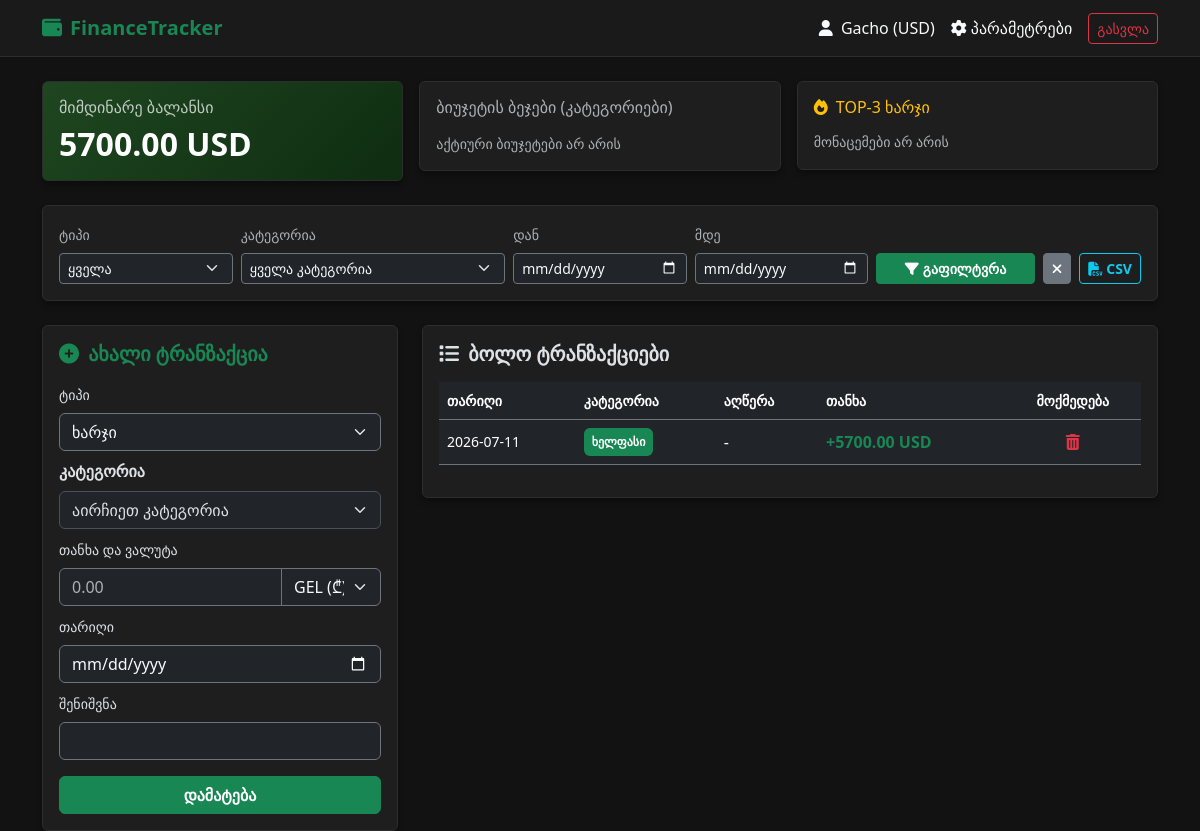
Screenshot of /dashboard?category_id=1 (signed in) with the database file from the repository.
### models/user.py (models this page shows)
class User(UserMixin, db.Model):
    __tablename__ = 'users'
    id = db.Column(db.Integer, primary_key=True)
    username = db.Column(db.String(150), unique=True, nullable=False)
    email = db.Column(db.String(150), unique=True, nullable=False)
    password_hash = db.Column(db.String(256), nullable=False)
    currency = db.Column(db.String(3), default="GEL") # GEL, USD, EUR, GBP
    created_at = db.Column(db.DateTime, default=datetime.utcnow)
    is_admin=db.Column(db.Boolean,default=False)
    categories = db.relationship('Category', backref='user', lazy=True,cascade="all, delete-orphan")
    transactions = db.relationship('Transaction', backref='user', lazy=True,cascade="all, delete-orphan")
    budgets = db.relationship('Budget', backref='user', lazy=True,cascade="all, delete-orphan")

### models/transaction.py (models this page shows)
class Transaction(db.Model):
    __tablename__ = 'transactions'
    id = db.Column(db.Integer, primary_key=True)
    user_id = db.Column(db.Integer, db.ForeignKey('users.id'), nullable=False)
    category_id = db.Column(db.Integer, db.ForeignKey('categories.id'), nullable=False)
    amount = db.Column(db.Float, nullable=False)
    type = db.Column(db.String(10), nullable=False) # 'income' ან 'expense'
    description = db.Column(db.String(255), nullable=True)
    date = db.Column(db.Date, default=datetime.utcnow().date, nullable=False)
    deleted_at = db.Column(db.DateTime, nullable=True)

### models/category.py (models this page shows)
class Category(db.Model):
    __tablename__ = 'categories'
    id = db.Column(db.Integer, primary_key=True)
    user_id = db.Column(db.Integer, db.ForeignKey('users.id'), nullable=False)
    name = db.Column(db.String(100), nullable=False)
    type = db.Column(db.String(10), nullable=False) # 'income' ან 'expense'
    color = db.Column(db.String(7), default="#000000") # HEX კოდი ვიზუალიზაციისთვის (მაგ. #FF5733)
    transactions = db.relationship('Transaction', backref='category', lazy=True,cascade="all, delete-orphan")
    budgets = db.relationship('Budget', backref='category', lazy=True,cascade="all, delete-orphan")

### routes/dashboard.py (the view)
@dashboard_bp.route('/dashboard', methods=['GET'])
@custom_login_required
def index():
    user_categories = Category.query.filter_by(user_id=current_user.id).all()
    query = Transaction.query.filter_by(user_id=current_user.id, deleted_at=None)
    tx_type = request.args.get('type')
    category_id = request.args.get('category_id')
    start_date = request.args.get('start_date')
    end_date = request.args.get('end_date')
    if tx_type:
        query = query.filter_by(type=tx_type)
    if category_id:
        query = query.filter_by(category_id=category_id)
    if start_date:
        query = query.filter(Transaction.date >= datetime.strptime(start_date, '%Y-%m-%d').date())
    if end_date:
        query = query.filter(Transaction.date <= datetime.strptime(end_date, '%Y-%m-%d').date())
    page=request.args.get('page',1,type=int)
    pagination=query.order_by(Transaction.date.desc()).paginate(page=page,per_page=10,error_out=False)
    transactions=pagination.items
    converter = CurrencyConverter()
    user_currency = current_user.currency or "GEL"
    total_income = 0
    total_expense = 0
    for t in transactions:
        t.display_amount = perform_conversion(t.amount, "GEL", user_currency)
        if t.type == 'income':
            total_income += t.display_amount
        elif t.type == 'expense':
            total_expense += t.display_amount
    balance = round(total_income - total_expense, 2)
    expense_totals = {}
    for t in transactions:
        if t.type == 'expense':
            expense_totals[t.category.name] = expense_totals.get(t.category.name, 0) + t.display_amount
    top_3_expenses = sorted(expense_totals.items(), key=lambda x: x[1], reverse=True)[:3]
    budget_badges = {}
    for cat in user_categories:
        if cat.type == 'expense':
            status = check_budget_status(current_user.id, cat.id)
            if status.get("budget_amount", 0) > 0:
                budget_badges[cat.name] = status
    return render_template(
        'dashboard.html',
        transactions=transactions,
        balance=balance,
        top_3=top_3_expenses,
        budget_badges=budget_badges,
        categories=user_categories,
        user_currency=user_currency,
        pagination=pagination
    )

### app.py (called while the page is built)
def create_app():
    app = Flask(__name__)
    app.config.from_object(Config)
    db.init_app(app)
    login_manager.init_app(app)
    login_manager.login_view = 'auth.login'
    @login_manager.user_loader
    def load_user(user_id):
        return User.query.get(int(user_id))
    app.register_blueprint(api_bp)
    app.register_blueprint(auth_bp)
    app.register_blueprint(dashboard_bp)
    app.register_blueprint(finance_bp)
    app.register_blueprint(admin_bp)
    app.register_blueprint(settings_bp)
    app.register_blueprint(category_bp)
    @app.route('/')
    def home():
        return redirect(url_for('auth.login'))
    with app.app_context():
        db.create_all()
    @app.errorhandler(404)
    def page_not_found(e):
        return render_template('404.html'),404
    @app.errorhandler(500)
    def page_not_found(e):
        return render_template('500.html'),500
    return app

### helpers.py (called while the page is built, shortened)
def check_budget_status(user_id, category_id, target_date=None):
    if not target_date:
        target_date = datetime.now()
    current_month = target_date.month
    current_year = target_date.year
    budget = Budget.query.filter_by(
        user_id=user_id,
        category_id=category_id,
        month=current_month,
        year=current_year
    ).first()
    if not budget:
        return {"warning": False, "percentage": 0}

def custom_login_required(f):
    @wraps(f)
    def decorated_function(*args, **kwargs):
        if not current_user.is_authenticated:
            if request.path.startswith('/api/'):
                return jsonify({"error": "Unauthorized. Please log in."}), 401
            flash('გთხოვთ გაიაროთ ავტორიზაცია.', 'warning')
            return redirect(url_for('auth.login'))
        return f(*args, **kwargs)
    return decorated_function

### models/currency_cache.py (called while the page is built)
    @classmethod
    def get_valid_cache(cls, base="GEL"):
        one_hour_ago = datetime.utcnow() - timedelta(hours=1)
        return cls.query.filter(
            cls.base_currency == base,
            cls.updated_at >= one_hour_ago
        ).first()

### templates/dashboard.html (shortened to what this page needs)
{% extends 'base.html' %} {% block content %}
<div class="row g-3 mb-4">
  <div class="col-md-4">
    <div
      class="card p-3 text-white {% if balance >= 0 %}gradient-income{% else %}gradient-expense{% endif %}"
    >
      <h6 class="text-uppercase text-light opacity-75">მიმდინარე ბალანსი</h6>
      <h2 class="fw-bold m-0">
        {{ "%.2f"|format(balance) }} {{ user_currency }}
      </h2>
    </div>
  </div>
  <div class="col-md-4">
    <div class="card p-3">
      <h6 class="text-uppercase text-muted">ბიუჯეტის ბეჯები (კატეგორიები)</h6>
      <div class="d-flex flex-wrap gap-1 mt-2">
        {% for cat_name, status in budget_badges.items() %}
        <span
          class="badge {% if status.warning %}bg-danger text-white{% else %}bg-secondary text-light{% endif %} p-2"
        >
          {{ cat_name }}: {{ status.percentage }}%
        </span>
        {% else %}
        <small class="text-muted">აქტიური ბიუჯეტები არ არის</small>
        {% endfor %}
      </div>
    </div>
  </div>
  <div class="col-md-4">
    <div class="card p-3">
      <h6 class="text-uppercase text-warning">
        <i class="fa-solid fa-fire me-1"></i> Top-3 ხარჯი
      </h6>
      <ul class="list-unstyled m-0 pt-1">
        {% for name, amount in top_3 %}
        <li
          class="d-flex justify-content-between border-bottom border-secondary py-1"
        >
          <span>{{ name }}</span>
          <span class="fw-bold text-danger"
            >-{{ "%.2f"|format(amount) }} {{ user_currency }}</span
          >
        </li>
        {% else %}
        <small class="text-muted">მონაცემები არ არის</small>
        {% endfor %}
      </ul>
    </div>
  </div>
</div>
<div class="card p-3 mb-4">
  <form method="GET" action="/dashboard" class="row g-2 align-items-end">
    <div class="col-md-2">
      <label class="form-label small text-muted">ტიპი</label>
      <select
        name="type"
        class="form-select form-select-sm bg-dark text-light border-secondary"
      >
        <option value="">ყველა</option>
      </select>
    </div>
    <div class="col-md-3">
      <label class="form-label small text-muted">კატეგორია</label>
      <select
        name="category_id"
        class="form-select form-select-sm bg-dark text-light border-secondary"
      >
        <option value="">ყველა კატეგორია</option>
      </select>
    </div>
    <div class="col-md-2">
      <label class="form-label small text-muted">დან</label>
      <input
        type="date"
        name="start_date"
        class="form-control form-control-sm bg-dark text-light border-secondary"
      />
    </div>
    <div class="col-md-2">
      <label class="form-label small text-muted">მდე</label>
      <input
        type="date"
        name="end_date"
        class="form-control form-control-sm bg-dark text-light border-secondary"
      />
    </div>
    <div class="col-md-3 d-flex gap-2">
      <button type="submit" class="btn btn-success btn-sm flex-grow-1 fw-bold">
        <i class="fa-solid fa-filter me-1"></i>გაფილტვრა
      </button>
      {% if request.args.get('type') or request.args.get('category_id') or
      request.args.get('start_date') or request.args.get('end_date') %}
      <a
        href="{{ url_for('dashboard.index') }}"
        class="btn btn-secondary btn-sm fw-bold"
        title="ფილტრის გასუფთავება"
      >
        <i class="fa-solid fa-xmark"></i>
      </a>
      {% endif %}
      <a
        href="/dashboard/export/csv"
        class="btn btn-outline-info btn-sm fw-bold"
      >
        <i class="fa-solid fa-file-csv me-1"></i>CSV
      </a>
    </div>
  </form>
</div>
<div class="row g-4">
  <div class="col-md-4">
    <div class="card p-3">
      <h5 class="mb-3 text-success fw-bold">
        <i class="fa-solid fa-plus-circle me-1"></i> ახალი ტრანზაქცია
      </h5>
      <form action="/transaction/add" method="POST">
        <div class="mb-2">
          <label class="form-label small">ტიპი</label>
          <select
            name="type"
            class="form-select bg-dark text-light border-secondary"
            required
          >
            <option value="expense">ხარჯი</option>
          </select>
        </div>
        <div class="mb-2">
          <label class="form-label fw-bold">კატეგორია</label>
          <select
            name="category_id"
            id="txCategorySelect"
            class="form-select"
            required
          >
            <option value="" disabled selected>აირჩიეთ კატეგორია</option>
          </select>
        </div>
        <div class="mb-2">
          <label class="form-label small">თანხა და ვალუტა</label>
          <div class="input-group">
            <input
              type="number"
              step="0.01"
              name="amount"
              class="form-control bg-dark text-light border-secondary"
              placeholder="0.00"
              required
            />
            <select
              name="tx_currency"
              class="form-select bg-dark text-light border-secondary"
              style="max-width: 100px"
            >
              <option value="GEL">GEL (₾)</option>
            </select>
          </div>
        </div>
        <div class="mb-2">
          <label class="form-label small">თარიღი</label>
          <input
            type="date"
            name="date"
            class="form-control bg-dark text-light border-secondary"
          />
        </div>
        <div class="mb-3">
          <label class="form-label small">შენიშვნა</label>
          <input
            type="text"
            name="description"
            class="form-control bg-dark text-light border-secondary"
          />
        </div>
        <button type="submit" class="btn btn-success w-100 fw-bold">
          დამატება
        </button>
      </form>
    </div>
  </div>
  <div class="col-md-8">
    <div class="card p-3">
      <h5 class="mb-3 fw-bold">
        <i class="fa-solid fa-list me-1"></i> ბოლო ტრანზაქციები
      </h5>
      <div class="table-responsive">
        <table class="table table-dark table-hover align-middle">
          <thead>
            <tr class="text-muted small border-secondary">
              <th>თარიღი</th>
              <th>კატეგორია</th>
              <th>აღწერა</th>
              <th>თანხა</th>
              <th class="text-center">მოქმედება</th>
            </tr>
          </thead>
          <tbody>
            {% for tx in transactions %}
            <tr class="border-secondary">
              <td class="small">{{ tx.date.strftime('%Y-%m-%d') }}</td>
              <td>
                <span
                  class="badge bg-opacity-25 p-2"
                  style="background-color: {{ tx.category.color }}; color: #fff;"
                >
                  {{ tx.category.name }}
                </span>
              </td>
              <td class="text-truncate" style="max-width: 150px">
                {{ tx.description or '-' }}
              </td>
              <td
                class="fw-bold {% if tx.type == 'income' %}text-success{% else %}text-danger{% endif %}"
              >
                {% if tx.type == 'income' %}+{% else %}-{% endif %}{{
                "%.2f"|format(tx.display_amount) }} {{ user_currency }}
              </td>
              <td class="text-center">
                <form
                  action="/transaction/delete/{{ tx.id }}"
                  method="POST"
                  onsubmit="return confirm('დარწმუნებული ხარ?');"
                >
                  <button type="submit" class="btn btn-link text-danger p-0">
                    <i class="fa-solid fa-trash-can"></i>
                  </button>
                </form>
              </td>
            </tr>
            {% else %}
            <tr>
              <td colspan="5" class="text-center text-muted py-4">
                ტრანზაქციები არ მოიძებნა
              </td>
            </tr>
            {% endfor %}
          </tbody>
        </table>
      </div>
    </div>
  </div>
</div>
{% endblock %}

### templates/base.html (shortened to what this page needs)
<!DOCTYPE html>
<html lang="ka" data-bs-theme="dark">
<head>
    <link href="https://cdn.jsdelivr.net/npm/bootstrap@5.3.2/dist/css/bootstrap.min.css" rel="stylesheet">
    <link rel="stylesheet" href="https://cdnjs.cloudflare.com/ajax/libs/font-awesome/6.4.0/css/all.min.css">
</head>
<body>
    <nav class="navbar navbar-expand-lg navbar-dark bg-dark mb-4">
        <div class="container">
            <a class="navbar-brand text-success fw-bold" href="{{ url_for('dashboard.index') }}">
                <i class="fa-solid fa-wallet me-2"></i>FinanceTracker
            </a>
            <div class="d-flex align-items-center">
                {% if current_user.is_authenticated %}
                    <span class="text-light me-3">
                        <i class="fa-solid fa-user me-1"></i> {{ current_user.username }} ({{ current_user.currency }})
                    </span>
                    <a class="text-light text-decoration-none me-3" href="{{ url_for('settings.index') }}">
                        <i class="fa-solid fa-gear me-1"></i>პარამეტრები
                    </a>
                    <a href="/logout" class="btn btn-outline-danger btn-sm">გასვლა</a>
                {% endif %}
            </div>
        </div>
    </nav>
    <div class="container">
        {% block content %}{% endblock %}
    </div>
</body>
</html>

### templates/base.html (style rules this page uses)
body { background-color: #121212; color: #e0e0e0; }
.card { background-color: #1e1e1e; border: 1px solid #2d2d2d; box-shadow: 0 4px 6px rgba(0,0,0,0.3); }
.navbar { background-color: #1a1a1a !important; border-bottom: 1px solid #2d2d2d; }
.gradient-income { background: linear-gradient(135deg, #1e4620, #0f2d11); }

### rows the page displays
User: username "Gacho", currency "USD"
Transaction: date "2026-07-11", category.name "ხელფასი", description "-", display_amount "5700.00"

### other values shown
{{ "%.2f"|format(balance) }} "5700.00"
